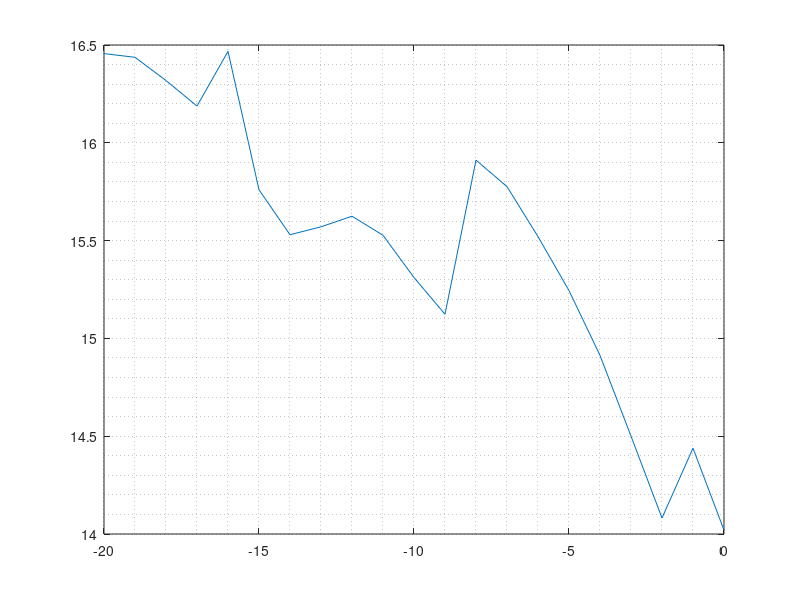

This figure's MATLAB source:
%%
Pin = -20:0;
VoutRMS1 = [92 103 114 126 140 151 165 186 210 233 255 310 344 380 414 450 486 520 600 650 695]*1e-3;
Pout1    = 10*log10(VoutRMS1.^2/50)+30;
VoutRMS2 = [92 103 114 126 146 151 165 186 210 233 255 280 344 380 414 450 486 520 556 650 695]*1e-3;
Pout2    = 10*log10(VoutRMS2.^2/50)+30;

plot(Pin,Pout2-Pin+4.17)
grid minor